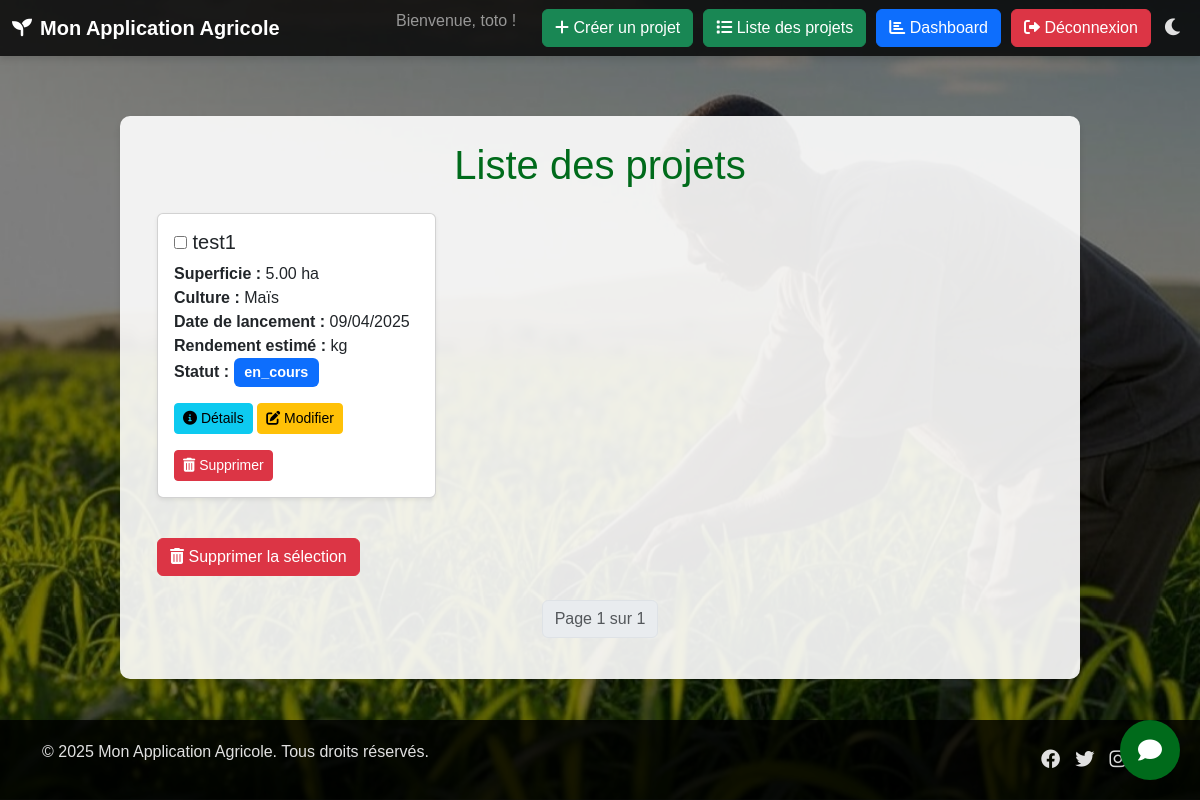
The app's page /liste-projets/ (signed in), older data.
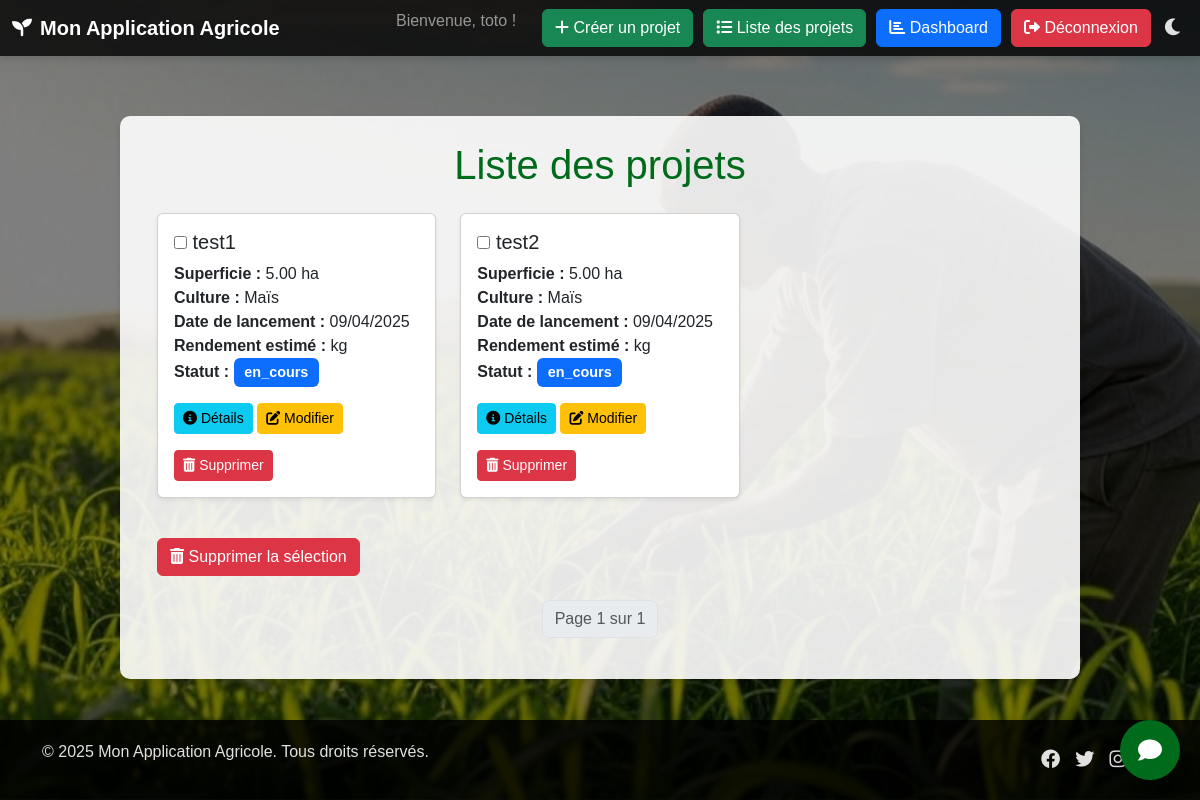
The same page, newer data.
### baay/models.py (models this page shows, shortened)
class Projet(models.Model):
    STATUT_CHOICES = [
        ('en_cours', 'En cours'),
        ('en_pause', 'En pause'),
        ('fini', 'Fini'),
    ]
    id = models.UUIDField(primary_key=True, default=uuid.uuid4, editable=False)
    nom = models.CharField(max_length=200)
    statut = models.CharField(max_length=20, choices=STATUT_CHOICES, default='en_cours')
    utilisateur = models.ForeignKey(Profile, on_delete=models.CASCADE)
    culture = models.ForeignKey(ProduitAgricole, on_delete=models.CASCADE)
    localite = models.ForeignKey(Localite, on_delete=models.CASCADE)
    superficie = models.DecimalField(max_digits=10, decimal_places=2)
    date_lancement = models.DateField()
    rendement_estime = models.DecimalField(max_digits=10, decimal_places=2, null=True, blank=True)

class ProduitAgricole(models.Model):
    STATUTS = {
        'En croissance': 'bg-success',
        'Récolté': 'bg-primary',
        'Problème': 'bg-danger',
        'Autre': 'bg-secondary'
    }
    id = models.UUIDField(primary_key=True, editable=False)
    nom = models.CharField(max_length=100, unique=True)
    description = models.TextField(blank=True, null=True)
    saison = models.CharField(max_length=50, blank=True, null=True)
    prix_par_kg = models.DecimalField(max_digits=10, decimal_places=2, blank=True, null=True)
    apport_nutritionnel = models.TextField(blank=True, null=True)
    quantite_disponible = models.DecimalField(max_digits=10, decimal_places=2, blank=True, null=True)
    periode_recolte = models.CharField(max_length=100, blank=True, null=True)
    duree_avant_recolte = models.IntegerField(blank=True, null=True)
    rendement_moyen = models.DecimalField(max_digits=10, decimal_places=2, blank=True, null=True)
    etat = models.CharField(max_length=100, choices= STATUTS, default='En croissance')

### baay/views.py (the view)
# urls.py: path('liste-projets/', views.liste_projets, name='liste_projets'),
@login_required
def liste_projets(request):
    projets_list = Projet.objects.filter(utilisateur=request.user.profile).order_by('-date_lancement')  # Ordonner par date de lancement
    paginator = Paginator(projets_list, 10)  # Affichez 10 projets par page
    page_number = request.GET.get('page')
    projets = paginator.get_page(page_number)
    return render(request, 'projets/liste_projets.html', {'projets': projets})

### templates/projets/liste_projets.html (shortened to what this page needs)
{% extends 'base.html' %}
{% block content %}
<div class="container animate__animated animate__fadeIn">
    <h1 class="text-center mb-4">Liste des projets</h1>
    <form id="delete-form" method="POST" action="{% url 'supprimer_projets' %}">
        <div class="row">
            {% for projet in projets %}
            <div class="col-md-4 mb-4">
                <div class="card h-100 shadow-sm animate__animated animate__fadeInUp">
                    <div class="card-body">
                        <h5 class="card-title">
                            <input type="checkbox" height="50px" width="50px" name="projets" value="{{ projet.id }}"> {{ projet.nom }}
                        </h5>
                        <p class="card-text">
                            <strong>Superficie :</strong> {{ projet.superficie }} ha<br>
                            <strong>Culture :</strong> {{ projet.culture.nom }}<br>
                            <strong>Date de lancement :</strong> {{ projet.date_lancement|date:"d/m/Y" }}<br>
                            <strong>Rendement estimé :</strong> {{ PredictionRendement.rendement_estime }} kg<br>
                            <strong>Statut :</strong>
                            <span class="badge
                                {% if projet.statut == 'en_cours' %}bg-primary
                                {% elif projet.statut == 'fini' %}bg-success
                                {% elif projet.statut == 'en_pause' %}bg-warning
                                {% else %}bg-secondary
                                {% endif %}">
                                {{ projet.statut }}
                            </span>
                        </p>
                        <a href="{% url 'detail_projet' projet.id %}" class="btn btn-info btn-sm">
                            <i class="fas fa-info-circle"></i> Détails
                        </a>
                        <a href="{% url 'modifier_projet' projet.id %}" class="btn btn-warning btn-sm">
                            <i class="fas fa-edit"></i> Modifier
                        </a>
                        <a href="{% url 'supprimer_projet' projet.id %}" class="btn btn-danger btn-sm" onclick="return confirm('Confirmer la suppression de ce projet ?');">
                            <i class="fas fa-trash-alt"></i> Supprimer
                        </a>
                    </div>
                </div>
            </div>
            {% endfor %}
        </div>
        <button type="submit" class="btn btn-danger mt-3" onclick="return confirm('Confirmer la suppression des projets sélectionnés ?');">
            <i class="fas fa-trash-alt"></i> Supprimer la sélection
        </button>
    </form>
    <nav aria-label="Page navigation" class="mt-4">
        <ul class="pagination justify-content-center">
            <li class="page-item disabled">
                <span class="page-link">Page {{ projets.number }} sur {{ projets.paginator.num_pages }}</span>
            </li>
        </ul>
    </nav>
</div>
{% endblock %}

Row changes from the older to the newer data that the page shows:
added Projet: nom "test2", superficie "5.00", culture.nom "Maïs", date_lancement "09/04/2025", statut "en_cours"
